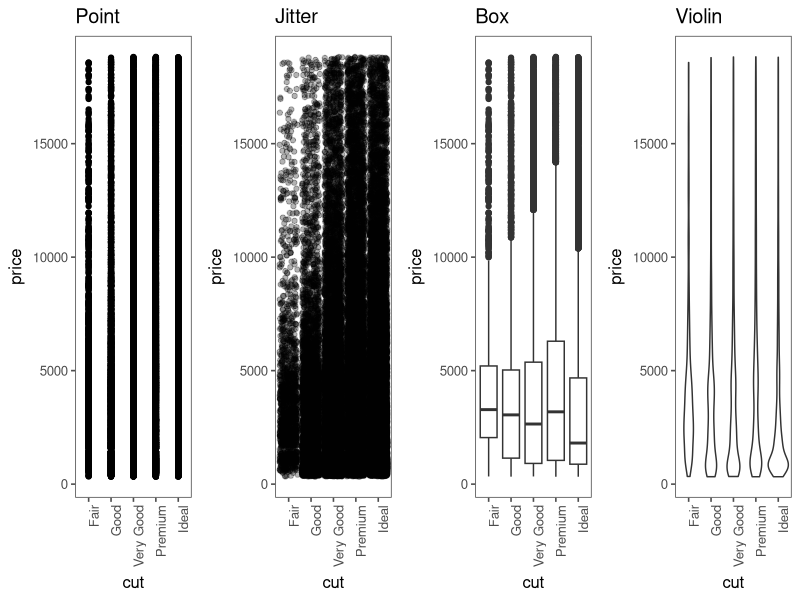
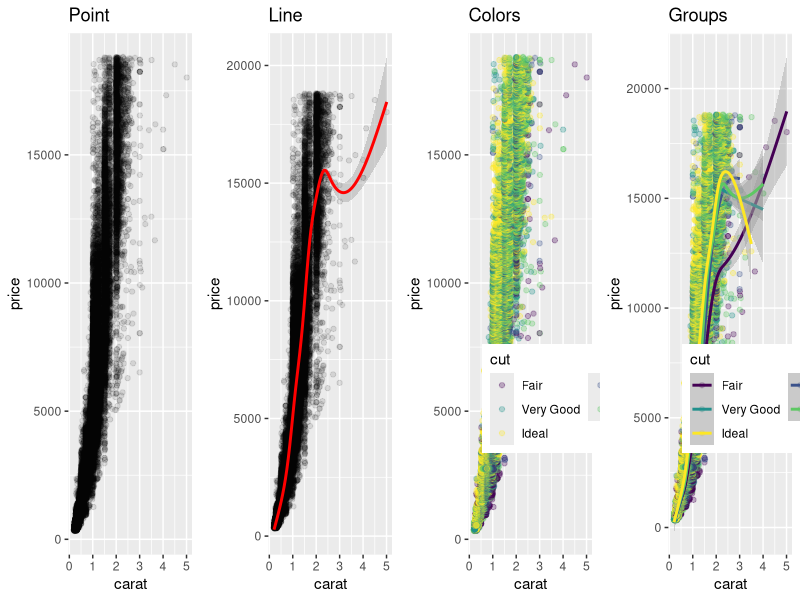
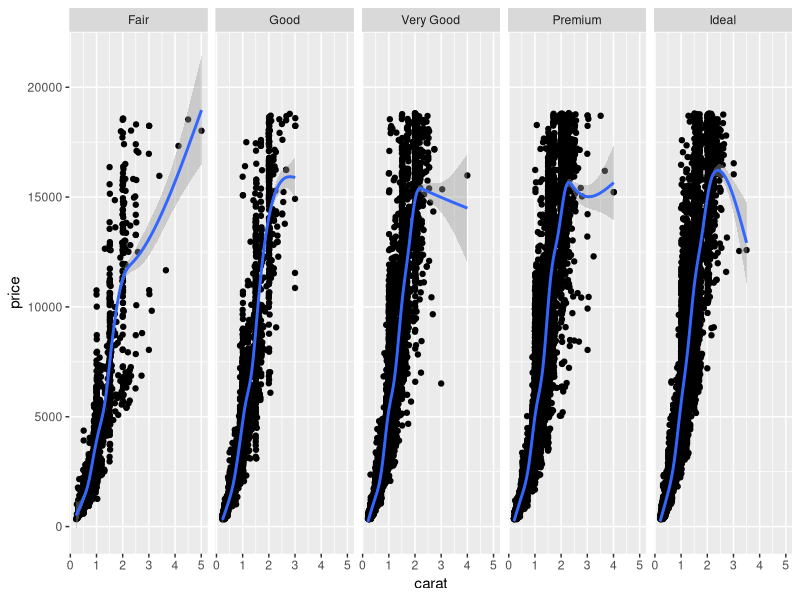

These charts were generated, in order, by the following R code:
## ---- chunk 1
knitr::opts_chunk$set(echo = TRUE,messages=FALSE)
## ---- chunk 2
#installation
# install.packages(c("ggplot2","ggthemes","ggforce","cowplot"),
#                 dependencies=TRUE,
#                 repos="http://cran.revolutionanalytics.com/")

#loading
library(ggplot2) #grammar of graphics
library(ggthemes) #optional: switch to popular themes
library(cowplot) #optional: layouts
## ---- chunk 3
sessionInfo()
## ---- chunk 4
head(diamonds)
## ---- chunk 5
baseg=ggplot(diamonds, aes(x=cut,y=price))+
    theme_few()+
    theme(axis.text.x = element_text(angle = 90, hjust = 1))

g_point=baseg+geom_point()+ggtitle("Point")
g_jitter=baseg+geom_jitter(alpha=.3)+ggtitle("Jitter")
g_box=baseg+geom_boxplot()+ggtitle("Box")
g_violin=baseg+geom_violin()+ggtitle("Violin")


plot_grid(g_point,g_jitter,g_box,g_violin,ncol=4) #display
## ---- chunk 6
base_layer=ggplot(diamonds,aes(x=carat,y=price))+
    theme(legend.position=c(.9,.3))+
    guides(color=guide_legend(nrow=3,byrow=TRUE))

g_point=base_layer+geom_point(alpha=.1)+ggtitle("Point")
g_line=g_point+geom_smooth(color='red')+ggtitle("Line")
g_colors=base_layer+geom_point(alpha=.3,aes(color=cut))+ggtitle('Colors')
g_groups=g_colors+geom_smooth(aes(color=cut))+ggtitle("Groups")
plot_grid(g_point,g_line,g_colors,g_groups,ncol=4)
## ---- chunk 7
base_layer+geom_point()+geom_smooth()+facet_grid(.~cut)
